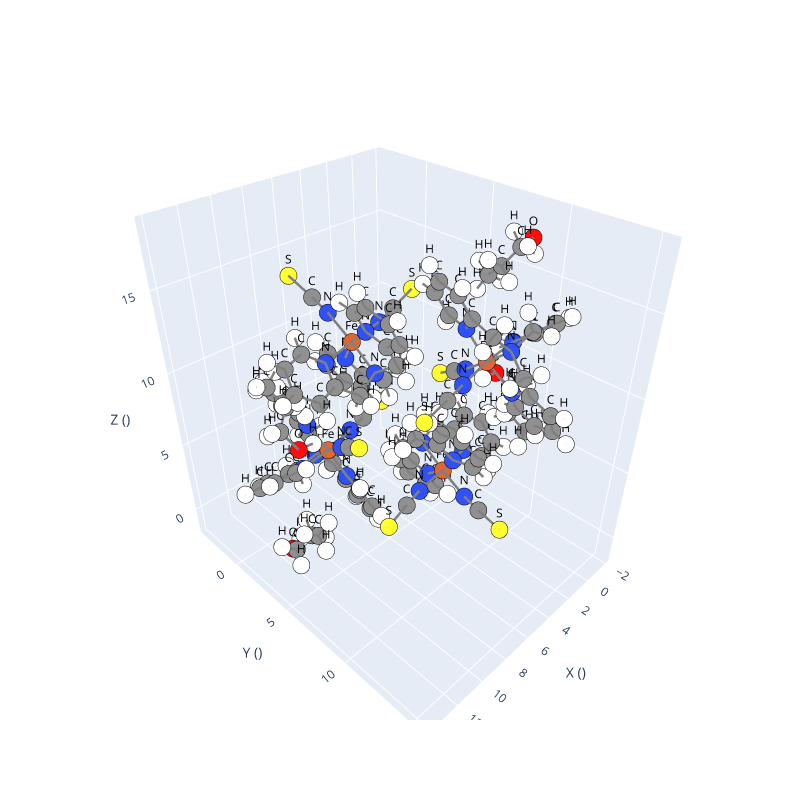

The cell this chart's notebook holds for it:
### Code cell
# You can view the unit cell with cell.view(), which opens a 3D viewer
cell.view(size='large')
